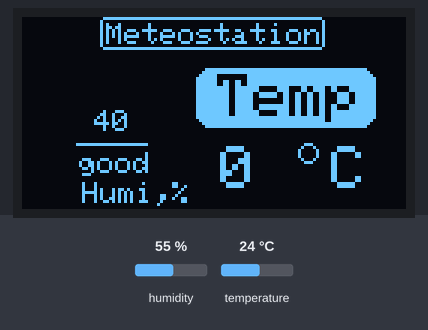
The sketch below on a simulated Arduino Uno, built with avr-gcc and run on an emulated ATmega328P. Parts: 128×64 one-colour display. The test bench sets the inputs (shaded band); at power-on: humidity 55 %, temperature 24 °C. What the sketch prints to the serial monitor is not drawn.

Above: at 1.2 s.
1.3 s: humidity set to 22 %
At 3.3 s:
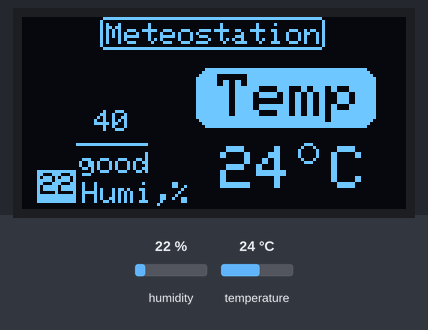
5.8 s: temperature set to 12 °C
At 7.2 s:
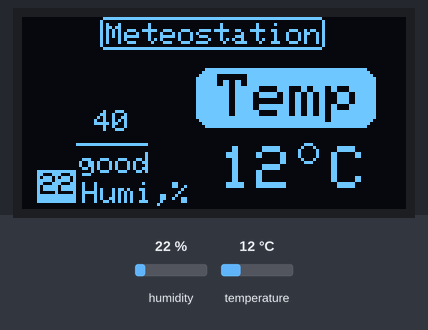
10.3 s: humidity set to 40 %
At 12.4 s:
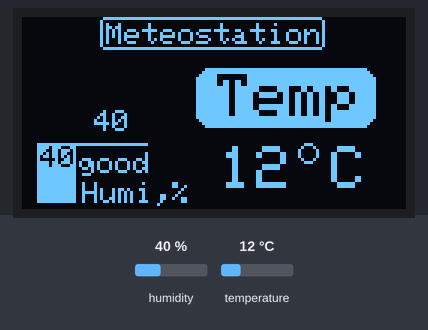
14.8 s: temperature set to 19 °C
At 16.4 s:
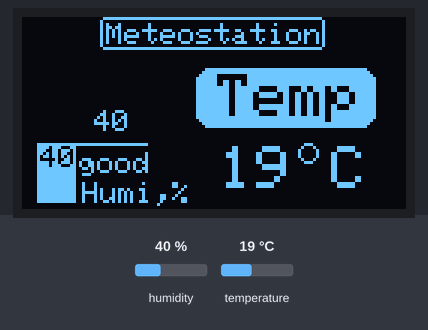
Timing chart, 0 to 17.9 s (numbered marks = the images above; inputs shaded):
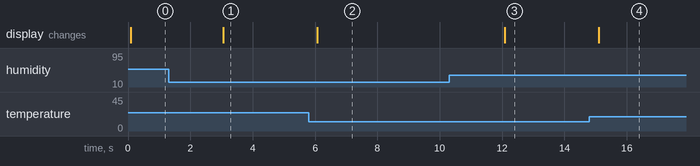

Measured:
- after the input at 1.3 s, the display: changes after 1.8 s (image 1)
- after the input at 5.8 s, the display: changes after 0.27 s (image 2)
- after the input at 10.3 s, the display: changes after 1.8 s (image 3)
- after the input at 14.8 s, the display: changes after 0.30 s (image 4)

The sketch:

Meteo_Arduino_OLED_byYarik.ino
```cpp
#include <Wire.h>
#include <Adafruit_GFX.h>
#include <Adafruit_SSD1306.h>
#include <Fonts/FreeSans9pt7b.h>
#include <Fonts/FreeSansBold12pt7b.h>

#include <dht.h>
dht DHT;
#define DHT11_PIN 4
Adafruit_SSD1306 display(2);

unsigned long timing;

void setup() {
  display.begin(SSD1306_SWITCHCAPVCC, 0x3C);
  Serial.begin(9600);
  Serial.println("DHT TEST PROGRAM ");
  Serial.print("LIBRARY VERSION: ");
  Serial.println(DHT_LIB_VERSION);
  Serial.println();
  Serial.println("Type,\tstatus,\tHumidity (%),\tTemperature (C)");
}

void loop() {                                      // MADE BY YARIK
  int x = DHT.humidity;                            // х придаємо значення про вологість
  int xmap = map(x, 0, 100, 0, 50);                // значення вологості від 0 до 100 , тут ми прирівнюєм від 0 до 50 так ,як стовбець у нас вертикальний а висота дісплею макс. 64
  display.clearDisplay();                          // очищаємо дисплей
  display.fillRect(5, 62 - xmap, 13, xmap, WHITE); // вертикальний стовбець який зростає снизу до верху і залежить від значення вологості
  display.setTextColor(BLACK);                     // задаємо тексту чорний колір
  display.setCursor(6,63 - xmap);                  // встановлюєм початок написання процента вологості
  display.setFont();                               // вертаємо стандартний шрифт
  display.setTextSize(1);                          // задаємо розмір тексту 1
  display.print(DHT.humidity, 1);                  // виводимо значення вологості з датчика
  display.drawLine(18,42,41,42,WHITE);             // вивидимо лінію яка показує 40 % вологості зліва від стовбця
  display.setTextColor(WHITE);                     // задаєм тексту білий колір
  display.setCursor(19,45);                        // встановлюєм точку написання тексту/числа/значення
  display.print("good");                           // виводим слово "good", тобто вологість яка є нормальною
  display.setCursor(24,31);                        // встановлюєм точку написання тексту/числа/значення
  display.print("40");                             // виводим число 40 яка є нормальною вологістю
  display.setCursor(20,55);                        // встановлюєм точку написання тексту/числа/значення
  display.print("Humi,%");                         // виводим значення вологості                               //
  display.drawRoundRect(26,0,75,11,2,WHITE);       // виводим обводку для слова "Meteostation"
  display.setCursor(28,2);                         // встановлюєм точку написання тексту/числа/значення
  display.print("Meteostation");                   // виводим слово "Meteostation"
  display.setTextSize(2);                          // задаємо розмір тексту 2
  display.fillRoundRect(58,17,60,20,5,WHITE);      // виводим контейнер для слова "Temp", тобто температура
  display.setTextColor(BLACK);                     // задаємо тексту чорний колір
  display.setCursor(65,19);                        // встановлюєм точку написання тексту/числа/значення
  display.print("Temp");                           // виводим слово "Temp"
  display.setTextColor(WHITE);                     // задаємо тексту білий колір
  display.setCursor(66,43);                        // встановлюєм точку написання тексту/числа/значення
  display.print(DHT.temperature, 0);               // виводим значення температури з датчика
  display.drawCircle(95,45,3,WHITE);               // виводим знак цельсія біля значення тесператури
  display.setCursor(103,43);                       // встановлюєм точку написання тексту/числа/значення
  display.print("C");                              // виводим букву "С" тобто знак цельсія
  display.display();                               // виводим все це що звеху на дисплей


  if (millis() - timing > 3000) {
    timing = millis();
    // READ DATA
    Serial.print("DHT11, \t");
    int chk = DHT.read11(DHT11_PIN);
    switch (chk)
    {
      case DHTLIB_OK:
        Serial.print("OK,\t");
        break;
      case DHTLIB_ERROR_CHECKSUM:
        Serial.print("Checksum error,\t");
        break;
      case DHTLIB_ERROR_TIMEOUT:
        Serial.print("Time out error,\t");
        break;
      case DHTLIB_ERROR_CONNECT:
        Serial.print("Connect error,\t");
        break;
      case DHTLIB_ERROR_ACK_L:
        Serial.print("Ack Low error,\t");
        break;
      case DHTLIB_ERROR_ACK_H:
        Serial.print("Ack High error,\t");
        break;
      default:
        Serial.print("Unknown error,\t");
        break;
    }
    // DISPLAY DATA
    Serial.print(DHT.humidity, 1);
    Serial.print(",\t");
    Serial.println(DHT.temperature, 1);
  }
}
```
